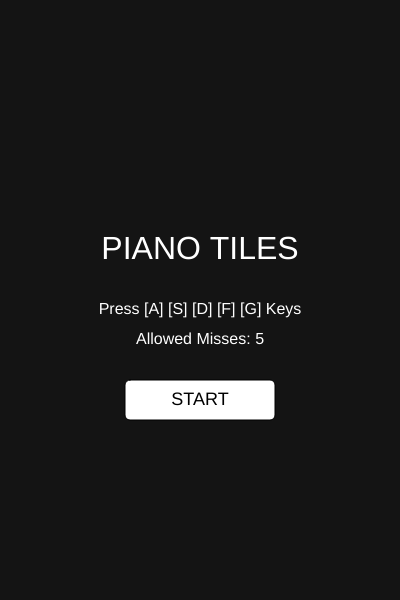
Frame 1 (no input)
Frame 60 (no input): identical to frame 1, image omitted
Frame 120 (the mouse pressed at the canvas centre since frame 60): identical to frame 1, image omitted

The p5.js sketch that drew this single still picture (run headless with seeded random() and noise() and a simulated clock; from frame 60 on, the mouse is pressed at the canvas centre):

// p5.js sketch
// ── sketch.js
let lanes = 5;
let laneWidth;
let notes = [];
let score = 0;
let speed = 5;
let keys = ['A', 'S', 'D', 'F', 'G'];

// ゲームの状態管理: "START", "PLAY", "GAMEOVER"
let gameState = "START"; 
let misses = 0;
let maxMisses = 5;

function setup() {
  createCanvas(400, 600);
  laneWidth = width / lanes;
}

function draw() {
  background(20); // 黒っぽい背景

  if (gameState === "START") {
    drawStartScreen();
  } else if (gameState === "PLAY") {
    drawPlayScreen();
  } else if (gameState === "GAMEOVER") {
    drawGameOverScreen();
  }
}

// --- 画面描画の関数切り分け ---

// 1. スタート画面
function drawStartScreen() {
  fill(255);
  textAlign(CENTER, CENTER);
  textSize(32);
  text("PIANO TILES", width / 2, height / 2 - 50);
  
  textSize(16);
  text("Press [A] [S] [D] [F] [G] Keys", width / 2, height / 2 + 10);
  text("Allowed Misses: " + maxMisses, width / 2, height / 2 + 40);
  
  // スタートボタンの描画
  fill(255);
  rectMode(CENTER);
  rect(width / 2, height / 2 + 100, 150, 40, 5);
  
  fill(0);
  textSize(18);
  text("START", width / 2, height / 2 + 100);
  rectMode(CORNER); // 元に戻す
}

// 2. プレイ画面
function drawPlayScreen() {
  // レーンの境界線を描画
  stroke(60);
  for (let i = 1; i < lanes; i++) {
    line(i * laneWidth, 0, i * laneWidth, height);
  }

  // タイル（ノーツ）の更新と描画
  for (let i = notes.length - 1; i >= 0; i--) {
    let note = notes[i];
    note.y += speed; // 下に落ちる

    // タイルの描画
    fill(0);
    stroke(200);
    strokeWeight(2);
    rect(note.lane * laneWidth, note.y, laneWidth, note.h);

    // 画面外に出たら削除（見逃し判定＝ミス！）
    if (note.y > height) {
      notes.splice(i, 1);
      misses++;
      checkGameOver();
    }
  }

  // 鍵盤（判定エリア）の描画
  let judgeZoneY = height - 80;
  for (let i = 0; i < lanes; i++) {
    if (keyIsPressed && key.toUpperCase() === keys[i]) {
      fill(150);
    } else {
      fill(255);
    }
    noStroke();
    rect(i * laneWidth, judgeZoneY, laneWidth, 80);

    fill(0);
    textAlign(CENTER, CENTER);
    textSize(16);
    text(keys[i], i * laneWidth + laneWidth / 2, judgeZoneY + 40);
  }

  // 一定の確率でノーツを生成
  if (frameCount % 40 === 0) {
    let randomLane = floor(random(lanes));
    notes.push({
      lane: randomLane,
      y: -100,
      h: 100
    });
  }

  // UI表示（スコアと残りのライフ）
  fill(255);
  noStroke();
  textSize(20);
  textAlign(LEFT, TOP);
  text("Score: " + score, 20, 20);
  
  // ミス数の表示（×マークで表現）
  textAlign(RIGHT, TOP);
  let lifeText = "";
  for(let i = 0; i < maxMisses; i++) {
    if (i < maxMisses - misses) {
      lifeText += "● "; // 残りライフ
    } else {
      lifeText += "× "; // ミスした分
    }
  }
  text(lifeText, width - 20, 20);
}

// 3. ゲームオーバー画面
function drawGameOverScreen() {
  fill(255);
  textAlign(CENTER, CENTER);
  textSize(36);
  fill(255, 100, 100);
  text("GAME OVER", width / 2, height / 2 - 50);
  
  fill(255);
  textSize(24);
  text("Final Score: " + score, width / 2, height / 2 + 10);
  
  textSize(16);
  text("Click anywhere to Restart", width / 2, height / 2 + 70);
}

// --- 判定・入力の処理 ---

function checkGameOver() {
  if (misses >= maxMisses) {
    gameState = "GAMEOVER";
  }
}

// マウスクリック時の処理（ボタン判定）
function mousePressed() {
  if (gameState === "START") {
    // スタートボタンの範囲内がクリックされたか判定
    if (mouseX > width/2 - 75 && mouseX < width/2 + 75 && mouseY > height/2 + 80 && mouseY < height/2 + 120) {
      startGame();
    }
  } else if (gameState === "GAMEOVER") {
    // ゲームオーバー時は画面クリックでいつでも再スタート
    gameState = "START";
  }
}

// キーが押された瞬間の判定
function keyPressed() {
  if (gameState !== "PLAY") return;

  let judgeZoneY = height - 80;
  let currentKey = key.toUpperCase();
  let hit = false;

  // 押されたキーに対応するレーンがあるか
  for (let i = 0; i < lanes; i++) {
    if (currentKey === keys[i]) {
      // そのレーンにある一番下のタイルを探す
      for (let j = 0; j < notes.length; j++) {
        let note = notes[j];
        if (note.lane === i) {
          // タイルの下部が判定エリアに重なっているかチェック
          if (note.y + note.h > judgeZoneY && note.y < height) {
            score += 10;
            notes.splice(j, 1);
            hit = true;
            break;
          }
        }
      }
      
      // 何も無いところでキーを押してしまったら空振りミス
      if (!hit) {
        misses++;
        checkGameOver();
      }
    }
  }
}

// ゲームの初期化
function startGame() {
  notes = [];
  score = 0;
  misses = 0;
  gameState = "PLAY";
}
